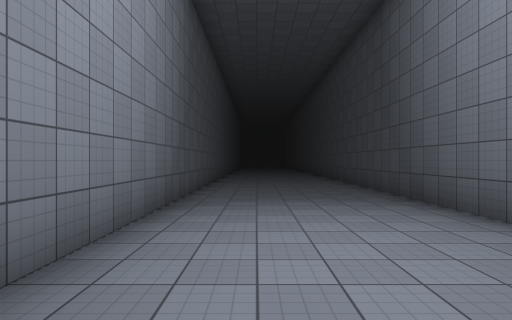
[1] (above)

19 first-person views from a walk through a Unity game level. The camera is 1.5 m above the floor, looks level and sees 75° across. The floor is counted in squares, 2 m on a side. Each view is taken from the middle of a square. On the plan, view 1 faces up. The plan holds only what a view shows up to about 11 squares ahead; the rest is blank. The place goes on beyond the plan. The player character is not drawn. Surface patterns are stand-ins for the level's own textures.

[2]
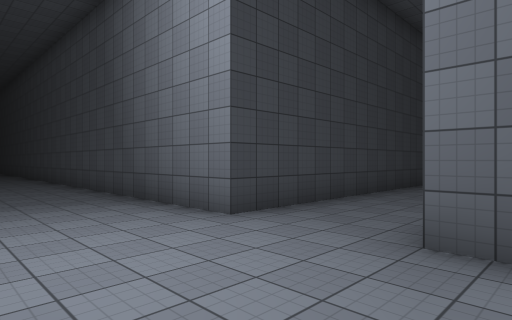

[3]
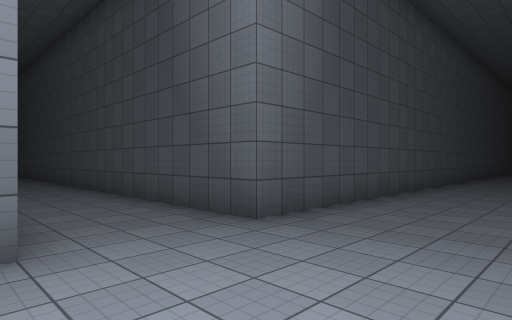

[4]
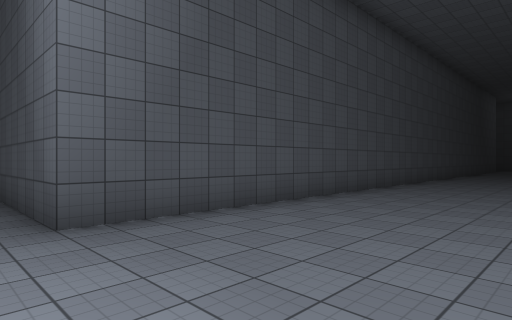

[5]
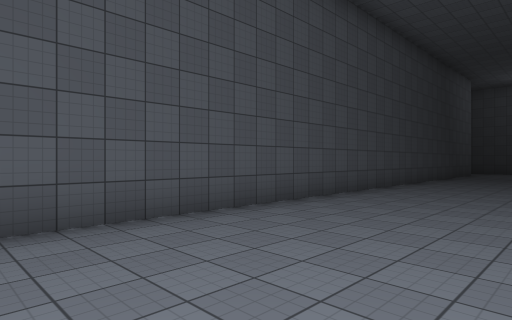

[6]
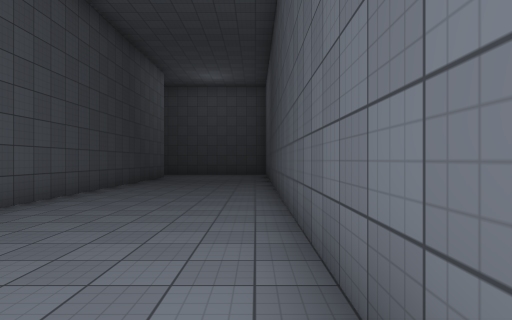

[7]
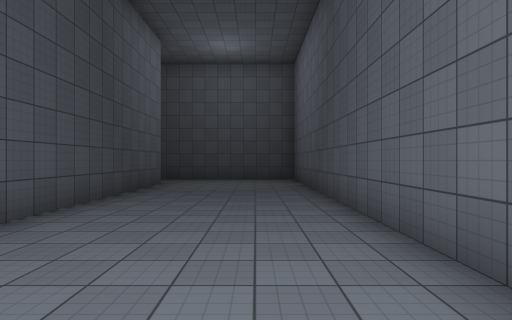

[8]
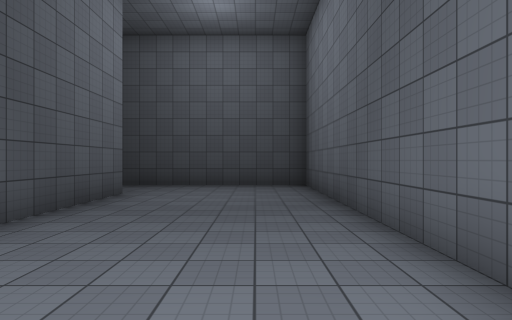

[9]
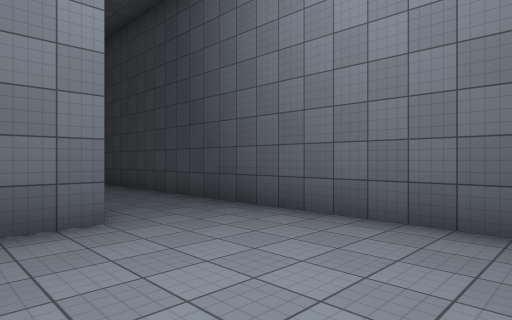

[10]
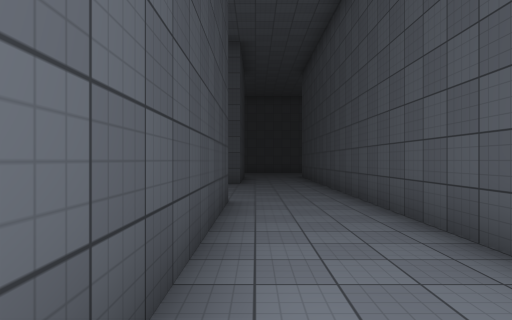

[11]
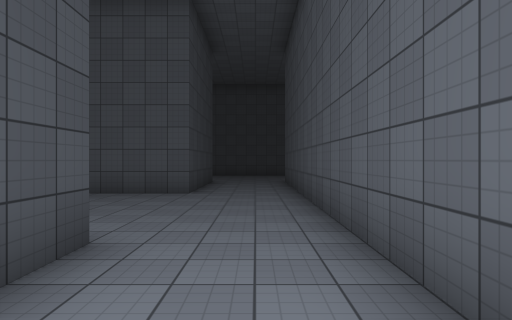

[12]
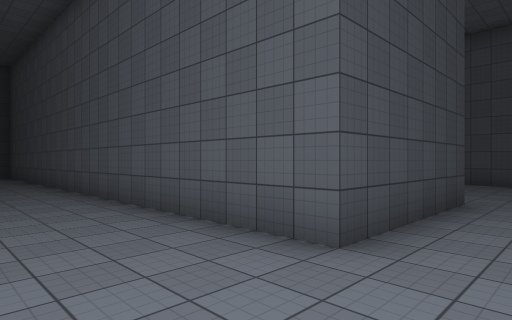

[13]
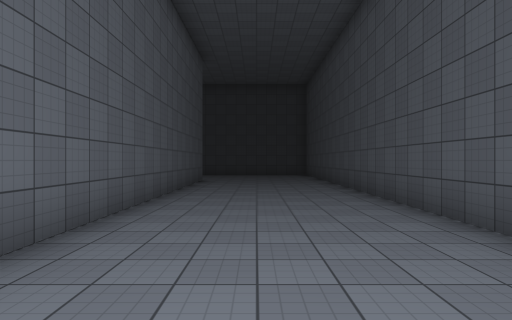

[14]
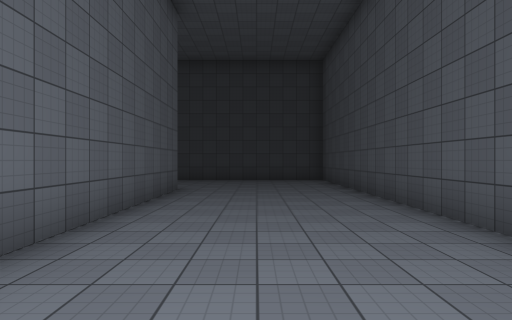

[15]
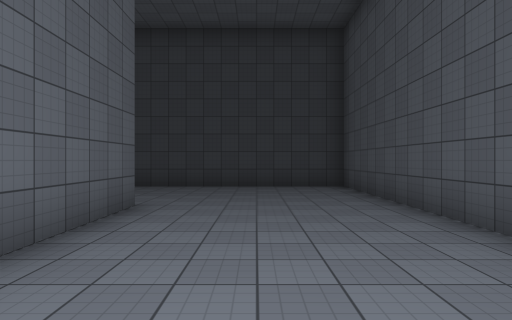

[16]
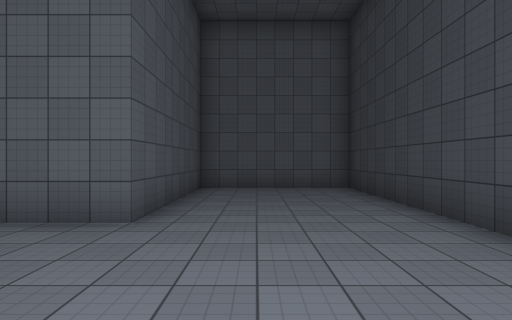

[17]
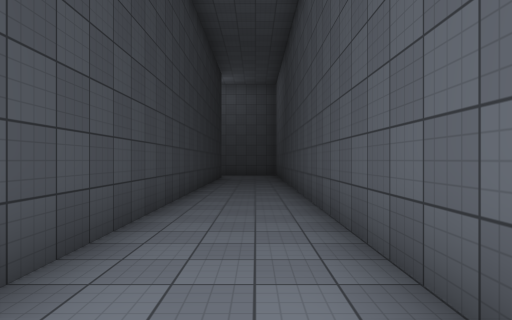

[18]
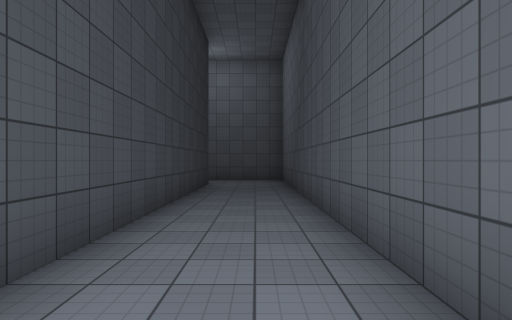

[19]
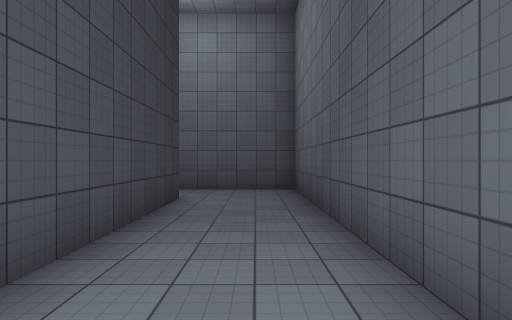

### Floor plan
Points are (right, up) in squares from view 1. A wall is a line through its corners. A room is listed if a view was taken in it or the views show most of it. See-through windows are left out.
Room 1 (views 1, 2, 3, 4, 5, 6, 7, 8, 9, 10, 11, 17, 18, 19)
walls: (-1.5, -8.6) (-1.5, -25) (10.6, -25); (-1.5, 11) (-1.5, 1.9); (3, -22.6) (3, 1) (23.5, 1) (23.5, 4); (9, -22.5) (3.6, -22.5); (21.5, 3.5) (3, 3.5) (3, 12.5)
ways out: opening at (9.5, -23.5) to room 2
Room 2 (views 12, 13, 14, 15, 16)
walls: (17.5, -22.5) (13.5, -22.5) (13.5, -7.5) (4, -7.5) (4, -11.5) (9, -11.5) (9, -21.5); (10.6, -25) (16.8, -25)
ways out: opening at (9.5, -23.5) to room 1; opening at (17, -23.5)

Where each view was taken, in squares from view 1:
view 1: 0 up, 0 right, facing up
view 2: 0 up, 0 right, facing up-right
view 3: 4 up, 0 right, facing down-right
view 4: 2 up, 1 left, facing down-right
view 5: 4 down, 1 left, facing down-right
view 6: 8 down, 1 left, facing down
view 7: 12 down, 0 right, facing down
view 8: 15 down, 0 right, facing down
view 9: 21 down, 1 left, facing down-right
view 10: 23 down, 3 right, facing right
view 11: 24 down, 6 right, facing right
view 12: 24 down, 11 right, facing up-right
view 13: 24 down, 11 right, facing up
view 14: 20 down, 11 right, facing up
view 15: 17 down, 11 right, facing up
view 16: 10 down, 13 right, facing left
view 17: 2 up, 7 right, facing right
view 18: 2 up, 11 right, facing right
view 19: 2 up, 15 right, facing right
